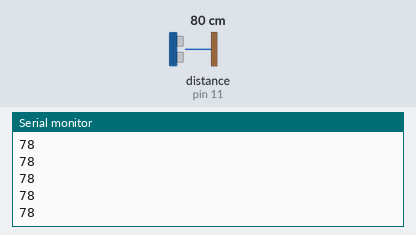
Bench run of a sketch on a simulated Arduino Uno, built with avr-gcc and run on an emulated ATmega328P. Parts: the last lines printed to the serial monitor. Wiring (inferred from the names in the program): ultrasonic range finder: trigger pin 8; echo pin 11. Inputs (shaded band) come from the test bench; at power-on: distance to the obstacle (sensor on pin 11) 80 cm. The echo pulse lasts 58.3 µs per cm.

Above: at 1.2 s.
1.3 s: distance to the obstacle (sensor on pin 11) set to 2 cm
At 2.1 s:
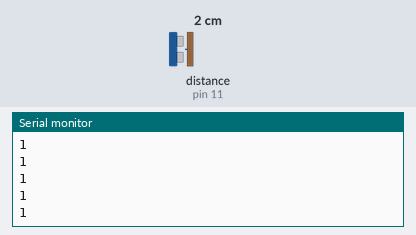
2.8 s: distance to the obstacle (sensor on pin 11) set to 4 cm
At 3.4 s:
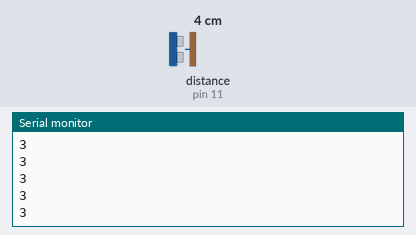
Timing chart, 0 to 5.8 s (numbered marks = the images above; inputs shaded):
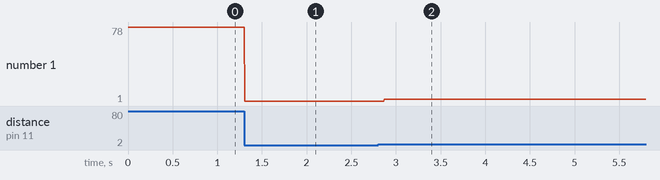

Measured:
- after the input at 1.3 s, the serial monitor: prints a new line at once (image 1)
- after the input at 2.8 s, the serial monitor: prints a new line after 0.07 s (image 2)
- plotted number 1: 78 → 1 after the input at 1.3 s, 1 → 3 after the input at 2.8 s

The sketch:

sensor.ino.ino
```cpp
const int trigPin = 8;
const int echoPin = 11;
// defines variables
long duration;
int distance;
void setup() {
pinMode(trigPin, OUTPUT); // Sets the trigPin as an Output
pinMode(echoPin, INPUT); // Sets the echoPin as an Input
Serial.begin(9600); // Starts the serial communication
}
void loop() {

digitalWrite(trigPin, LOW);
delayMicroseconds(2);

digitalWrite(trigPin, HIGH);
delayMicroseconds(10);
digitalWrite(trigPin, LOW);
duration = pulseIn(echoPin, HIGH);

distance= duration*0.034/2;

Serial.println(distance);
}
```
